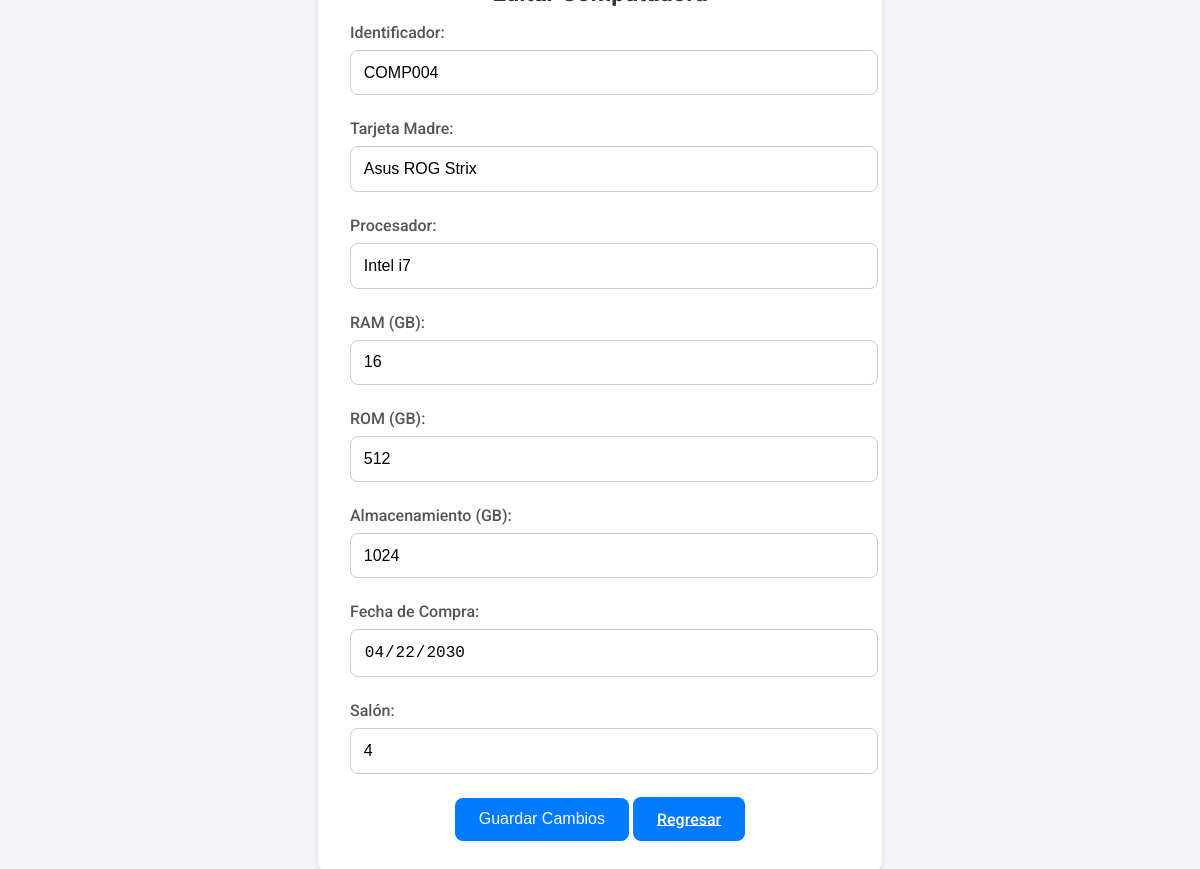
The app's page /Admin/mod_computadora.php?id=4 with its own data.
### tables this page shows
CREATE TABLE `computadoras` (
  `id_computadora` int(11) NOT NULL,
  `identificador` varchar(10) DEFAULT NULL,
  `tarjeta_madre` varchar(50) DEFAULT NULL,
  `procesador` varchar(50) DEFAULT NULL,
  `RAM` int(11) DEFAULT NULL,
  `ROM` int(11) DEFAULT NULL,
  `Almacenamiento` int(11) DEFAULT NULL,
  `fecha_compra` date DEFAULT NULL,
  `id_salon` int(11) DEFAULT NULL
);

### Admin/mod_computadora.php (the view, shortened to what this page needs)
<?php
include('../ConexionBD.php');
if (isset($_GET['id']) && is_numeric($_GET['id'])) {
    $id_computadora = intval($_GET['id']);
    $query = "SELECT * FROM computadoras WHERE id_computadora = $id_computadora";
    $result = mysqli_query($conn, $query);
    if ($row = mysqli_fetch_assoc($result)) {
    } else {
        echo "Computadora no encontrada.";
        exit;
    }
} else {
    echo "ID inválido.";
    exit;
}
?>
<!DOCTYPE html>
<html lang="en">
<head>
</head>
<body>
    <div class="form-container">
        <h2>Editar Computadora</h2>
        <form action="mod_computadora.php?id=<?= $id_computadora ?>" method="post">
            <div class="form-group">
                <label for="identificador">Identificador:</label>
                <input type="text" id="identificador" name="identificador" value="<?= htmlspecialchars($row['identificador']) ?>" readonly required>
            </div>
            <div class="form-group">
                <label for="tarjeta_madre">Tarjeta Madre:</label>
                <input type="text" id="tarjeta_madre" name="tarjeta_madre" value="<?= htmlspecialchars($row['tarjeta_madre']) ?>" required>
            </div>
            <div class="form-group">
                <label for="procesador">Procesador:</label>
                <input type="text" id="procesador" name="procesador" value="<?= htmlspecialchars($row['procesador']) ?>" required>
            </div>
            <div class="form-group">
                <label for="ram">RAM (GB):</label>
                <input type="number" id="ram" name="ram" value="<?= intval($row['RAM']) ?>" required>
            </div>
            <div class="form-group">
                <label for="rom">ROM (GB):</label>
                <input type="number" id="rom" name="rom" value="<?= intval($row['ROM']) ?>" required>
            </div>
            <div class="form-group">
                <label for="almacenamiento">Almacenamiento (GB):</label>
                <input type="number" id="almacenamiento" name="almacenamiento" value="<?= intval($row['Almacenamiento']) ?>" required>
            </div>
            <div class="form-group">
                <label for="fecha_compra">Fecha de Compra:</label>
                <input type="date" id="fecha_compra" name="fecha_compra" value="<?= htmlspecialchars($row['fecha_compra']) ?>" readonly required>
            </div>
            <div class="form-group">
                <label for="id_salon">Salón:</label>
                <input type="text" id="id" name="id_salon" value="<?= htmlspecialchars($row['id_salon']) ?>" required>
            </div>
            <div class="btn-container">
                <button type="submit" class="btn-submit">Guardar Cambios</button>
                <a href="Dash.php" class="btn-submit">Regresar</a>
            </div>
        </form>
    </div>
</body>
</html>

### Admin/mod_computadora.php (style rules this page uses)
body { font-family: 'Roboto', sans-serif; margin: 0; padding: 0; background-color: #f4f4f9; display: flex; justify-content: center; align-items: center; height: 100vh; }
.form-container { background: #ffffff; padding: 2rem; border-radius: 12px; box-shadow: 0 4px 6px rgba(0, 0, 0, 0.1); width: 100%; max-width: 500px; }
.form-container h2 { font-size: 24px; margin-bottom: 1rem; color: #333333; text-align: center; }
.form-group { margin-bottom: 1.5rem; }
.form-group label { display: block; font-weight: 500; margin-bottom: 0.5rem; color: #555555; }
.form-group input, .form-group select { width: 100%; padding: 0.8rem; border: 1px solid #cccccc; border-radius: 8px; font-size: 16px; outline: none; transition: all 0.3s ease; }
.btn-container { text-align: center; }
.btn-submit { padding: 0.8rem 1.5rem; font-size: 16px; font-weight: 500; color: #ffffff; background-color: #007BFF; border: none; border-radius: 8px; cursor: pointer; transition: background-color 0.3s ease; }

### records on screen
computadoras: identificador "COMP004", tarjeta_madre "Asus ROG Strix", procesador "Intel i7", ram "16", rom "512", almacenamiento "1024", fecha_compra "04/22/2030", id_salon "4"
